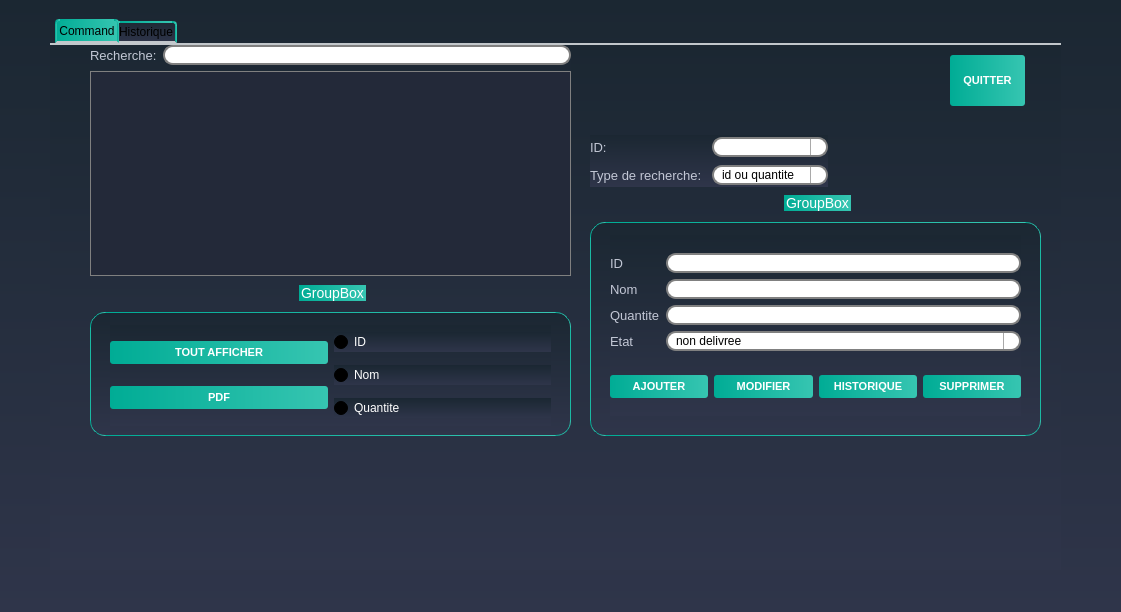
<?xml version="1.0" encoding="UTF-8"?>
<ui version="4.0">
 <class>Command</class>
 <widget class="QDialog" name="Command">
  <property name="geometry">
   <rect>
    <x>0</x>
    <y>0</y>
    <width>1121</width>
    <height>612</height>
   </rect>
  </property>
  <property name="windowTitle">
   <string>Dialog</string>
  </property>
  <property name="styleSheet">
   <string notr="true">QWidget

{

	background-color: qlineargradient(spread:repeat, x1:1, y1:0, x2:1, y2:1, stop:0 rgba(27, 39, 50, 255),stop:1 rgba(47, 53, 74, 255));

	color: #000000;



}





/*-----QLabel-----*/

QLabel

{

	background-color: transparent;

	color: #c2c7d5;

	font-size: 13px;



}





/*-----QPushButton-----*/

QPushButton

{

	background-color: qlineargradient(spread:pad, x1:0, y1:0.511, x2:1, y2:0.511, stop:0 rgba(0, 172, 149, 255),stop:0.995192 rgba(54, 197, 177, 255));

	color: #fff;

	font-size: 11px;

	font-weight: bold;

	border: none;

	border-radius: 3px;

	padding: 5px;



}





QPushButton::pressed

{

	background-color: qlineargradient(spread:pad, x1:0, y1:0.511, x2:1, y2:0.511, stop:0 rgba(0, 207, 179, 255),stop:1 rgba(70, 255, 230, 255));



}





/*-----QCheckBox-----*/

QCheckBox

{

	background-color: transparent;

	color: #fff;

	font-size: 10px;

	font-weight: bold;

	border: none;

	border-radius: 5px;



}





/*-----QCheckBox-----*/

QCheckBox::indicator

{

    color: #b1b1b1;

    background-color: #323232;

    border: 1px solid darkgray;

    width: 12px;

    height: 12px;



}





QCheckBox::indicator:checked

{

    image:url(&quot;./ressources/check.png&quot;);

	background-color: qlineargradient(spread:pad, x1:0, y1:0.511, x2:1, y2:0.511, stop:0 rgba(0, 172, 149, 255),stop:0.995192 rgba(54, 197, 177, 255));;

    border: 1px solid #607cff;



}





QCheckBox::indicator:unchecked:hover

{

    border: 1px solid #08b099;



}





QCheckBox::disabled

{

	color: #656565;



}





QCheckBox::indicator:disabled

{

	background-color: #656565;

	color: #656565;

    border: 1px solid #656565;



}





/*-----QLineEdit-----*/

QLineEdit

{

	background-color: #c2c7d5;

	color: #000;

	font-weight: bold;

	border: none;

	border-radius: 2px;

	padding: 3px;



}







/*-----QListView-----*/

QListView

{

	background-color: qlineargradient(spread:pad, x1:1, y1:0, x2:1, y2:1, stop:0 rgba(50, 61, 80, 255),stop:1 rgba(44, 49, 69, 255));

	color: #fff;

	font-size: 12px;

	font-weight: bold;

	border: 1px solid #191919;

	show-decoration-selected: 0;



}





QListView::item

{

	color: #31cecb;

	background-color: #454e5e;

	border: none;

	padding: 5px;

	border-radius: 0px;

	padding-left : 10px;

	height: 42px;



}



QListView::item:selected

{

	color: #31cecb;

	background-color: #454e5e;



}





QListView::item:!selected

{

	color:white;

	background-color: transparent;

	border: none;

	padding-left : 10px;



}





QListView::item:!selected:hover

{

	color: #bbbcba;

	background-color: #454e5e;

	border: none;

	padding-left : 10px;



}





/*-----QTreeView-----*/

QTreeView 

{

	background-color: #232939;

	show-decoration-selected: 0;

	color: #c2c8d7;



}





QTreeView::item 

{

	border-top-color: transparent;

	border-bottom-color: transparent;



}





QTreeView::item:hover 

{

	background-color: #606060;

	color: #fff;



}





QTreeView::item:selected 

{

	background-color: #0ab19a;

	color: #fff;



}





QTreeView::item:selected:active

{

	background-color: #0ab19a;

	color: #fff;



}





QTreeView::branch:has-children:!has-siblings:closed,

QTreeView::branch:closed:has-children:has-siblings 

{

	image: url(://tree-closed.png);



}



QTreeView::branch:open:has-children:!has-siblings,

QTreeView::branch:open:has-children:has-siblings  

{

	image: url(://tree-open.png);



}





/*-----QTableView &amp; QTableWidget-----*/

QTableView

{

    background-color: #232939;

	border: 1px solid gray;

    color: #f0f0f0;

    gridline-color: #232939;

    outline : 0;



}





QTableView::disabled

{

    background-color: #242526;

    border: 1px solid #32414B;

    color: #656565;

    gridline-color: #656565;

    outline : 0;



}





QTableView::item:hover 

{

    background-color: #606060;

    color: #f0f0f0;



}





QTableView::item:selected 

{

	background-color: #0ab19a;

    color: #F0F0F0;



}





QTableView::item:selected:disabled

{

    background-color: #1a1b1c;

    border: 2px solid #525251;

    color: #656565;



}





QTableCornerButton::section

{

	background-color: #343a49;

    color: #fff;



}





QHeaderView::section

{

	color: #fff;

	border-top: 0px;

	border-bottom: 1px solid gray;

	border-right: 1px solid gray;

	background-color: #343a49;

    margin-top:1px;

	margin-bottom:1px;

	padding: 5px;



}





QHeaderView::section:disabled

{

    background-color: #525251;

    color: #656565;



}





QHeaderView::section:checked

{

    color: #fff;

    background-color: #0ab19a;



}





QHeaderView::section:checked:disabled

{

    color: #656565;

    background-color: #525251;



}





QHeaderView::section::vertical::first,

QHeaderView::section::vertical::only-one

{

    border-top: 1px solid #353635;



}





QHeaderView::section::vertical

{

    border-top: 1px solid #353635;



}





QHeaderView::section::horizontal::first,

QHeaderView::section::horizontal::only-one

{

    border-left: 1px solid #353635;



}





QHeaderView::section::horizontal

{

    border-left: 1px solid #353635;



}





/*-----QScrollBar-----*/

QScrollBar:horizontal 

{

    background-color: transparent;

    height: 8px;

    margin: 0px;

    padding: 0px;



}





QScrollBar::handle:horizontal 

{

    border: none;

	min-width: 100px;

    background-color: #56576c;



}





QScrollBar::add-line:horizontal, 

QScrollBar::sub-line:horizontal,

QScrollBar::add-page:horizontal, 

QScrollBar::sub-page:horizontal 

{

    width: 0px;

    background-color: transparent;



}





QScrollBar:vertical 

{

    background-color: transparent;

    width: 8px;

    margin: 0;



}





QScrollBar::handle:vertical 

{

    border: none;

	min-height: 100px;

    background-color: #56576c;



}





QScrollBar::add-line:vertical, 

QScrollBar::sub-line:vertical,

QScrollBar::add-page:vertical, 

QScrollBar::sub-page:vertical 

{

    height: 0px;

    background-color: transparent;



}

QGroupBox  {

    border: 1px solid gray;

    border-color: qlineargradient(spread:pad, x1:0, y1:0.511, x2:1, y2:0.511, stop:0 rgba(0, 172, 149, 255),stop:0.995192 rgba(54, 197, 177, 255));;

    margin-top: 27px;

    font-size: 14px;

    border-radius: 15px;

}



QGroupBox::title  {

    subcontrol-origin: margin;

    subcontrol-position: top center;

    padding: 5px 8000px 5px 8000px;

    background-color: qlineargradient(spread:pad, x1:0, y1:0.511, x2:1, y2:0.511, stop:0 rgba(0, 172, 149, 255),stop:0.995192 rgba(54, 197, 177, 255));;

    color: rgb(255, 255, 255);

}

QLineEdit {

    border: 2px solid gray;

    border-radius: 10px;

    padding: 0 8px;

    background: white;

    selection-background-color: darkgray;

}

QComboBox {

    border: 2px solid grey;

    border-radius: 10px;

    padding: 0 8px;

    min-width: 6em;

}



QComboBox:editable {

    background: white;

}



QComboBox:!editable, QComboBox::drop-down:editable {

     background: white;

}



/* QComboBox gets the &quot;on&quot; state when the popup is open */

QComboBox:!editable:on, QComboBox::drop-down:editable:on {

    background: qlineargradient(x1: 0, y1: 0, x2: 0, y2: 1,

                                stop: 0 #D3D3D3, stop: 0.4 #D8D8D8,

                                stop: 0.5 #DDDDDD, stop: 1.0 #E1E1E1);

}



QComboBox:on { /* shift the text when the popup opens */

    padding-top: 3px;

    padding-left: 4px;

}



QComboBox::drop-down {

    subcontrol-origin: padding;

    subcontrol-position: top right;

    width: 15px;



    border-left-width: 1px;

    border-left-color: darkgray;

    border-left-style: solid; /* just a single line */

    border-top-right-radius: 10px; /* same radius as the QComboBox */

    border-bottom-right-radius: 10px;

}



QComboBox::down-arrow {

    image: url(/usr/share/icons/crystalsvg/16x16/actions/1downarrow.png);

}



QComboBox::down-arrow:on { /* shift the arrow when popup is open */

    top: 1px;

    left: 1px;

}

QComboBox QAbstractItemView {

    border: 2px solid gray;

    selection-background-color: lightgray;

}

QTabWidget::pane { /* The tab widget frame */

    border-top: 2px solid #C2C7CB;

}



QTabWidget::tab-bar {

    left: 5px; /* move to the right by 5px */

}



/* Style the tab using the tab sub-control. Note that

    it reads QTabBar _not_ QTabWidget */

QTabBar::tab {

    background: qlineargradient(x1: 0, y1: 0, x2: 0, y2: 1,

                                stop: 0 #E1E1E1, stop: 0.4 #DDDDDD,

                                stop: 0.5 #D8D8D8, stop: 1.0 #D3D3D3);

    border: 2px solid qlineargradient(spread:pad, x1:0, y1:0.511, x2:1, y2:0.511, stop:0 rgba(0, 172, 149, 255),stop:0.995192 rgba(54, 197, 177, 255));;

    border-bottom-color: #C2C7CB; /* same as the pane color */

    border-top-left-radius: 4px;

    border-top-right-radius: 4px;

    min-width: 8ex;

    padding: 2px;

}



QTabBar::tab:selected, QTabBar::tab:hover {

    background: qlineargradient(spread:pad, x1:0, y1:0.511, x2:1, y2:0.511, stop:0 rgba(0, 172, 149, 255),stop:0.995192 rgba(54, 197, 177, 255));

}



QTabBar::tab:selected {

    border-color:qlineargradient(spread:pad, x1:0, y1:0.511, x2:1, y2:0.511, stop:0 rgba(0, 172, 149, 255),stop:0.995192 rgba(54, 197, 177, 255));

    border-bottom-color: #C2C7CB; /* same as pane color */

}



QTabBar::tab:!selected {

    margin-top: 2px; /* make non-selected tabs look smaller */

}



/* make use of negative margins for overlapping tabs */

QTabBar::tab:selected {

    /* expand/overlap to the left and right by 4px */

    margin-left: -4px;

    margin-right: -4px;

}



QTabBar::tab:first:selected {

    margin-left: 0; /* the first selected tab has nothing to overlap with on the left */

}



QTabBar::tab:last:selected {

    margin-right: 0; /* the last selected tab has nothing to overlap with on the right */

}



QTabBar::tab:only-one {

    margin: 0; /* if there is only one tab, we don't want overlapping margins */

}

QRadioButton{



	color:white;

	font:solid;

}

QDateEdit

{

    background-color: white;

	border: 2px solid grey;

    border-radius: 10px;

    padding: 0 8px;

    spacing: 5px; 

    min-width: 6em;

}





QDateEdit::drop-down {

    image: url(:/new/myapp/cbarrowdn.png);

    width:50px;

    height:15px;

    subcontrol-position: right top;

    subcontrol-origin:margin;

    background-color: white;

   	border: 2px solid grey;

    border-radius: 10px;

    padding: 0 8px;

    spacing: 5px; 

    min-width: 6em;

   spacing: 5px; 

}</string>
  </property>
  <widget class="QTabWidget" name="tabWidget">
   <property name="geometry">
    <rect>
     <x>50</x>
     <y>19</y>
     <width>1011</width>
     <height>551</height>
    </rect>
   </property>
   <property name="currentIndex">
    <number>0</number>
   </property>
   <widget class="QWidget" name="tab">
    <attribute name="title">
     <string>Command</string>
    </attribute>
    <widget class="QGroupBox" name="groupBox">
     <property name="geometry">
      <rect>
       <x>40</x>
       <y>240</y>
       <width>481</width>
       <height>151</height>
      </rect>
     </property>
     <property name="title">
      <string>GroupBox</string>
     </property>
     <widget class="QWidget" name="">
      <property name="geometry">
       <rect>
        <x>20</x>
        <y>40</y>
        <width>441</width>
        <height>101</height>
       </rect>
      </property>
      <layout class="QHBoxLayout" name="horizontalLayout_4">
       <item>
        <layout class="QVBoxLayout" name="verticalLayout_5">
         <item>
          <widget class="QPushButton" name="tout_afficher_com">
           <property name="text">
            <string>TOUT AFFICHER</string>
           </property>
          </widget>
         </item>
         <item>
          <widget class="QPushButton" name="pdf_com">
           <property name="text">
            <string>PDF</string>
           </property>
          </widget>
         </item>
        </layout>
       </item>
       <item>
        <layout class="QVBoxLayout" name="verticalLayout_6">
         <item>
          <widget class="QRadioButton" name="tri_id_com">
           <property name="text">
            <string>ID</string>
           </property>
          </widget>
         </item>
         <item>
          <widget class="QRadioButton" name="tri_nom_com">
           <property name="text">
            <string>Nom</string>
           </property>
          </widget>
         </item>
         <item>
          <widget class="QRadioButton" name="tri_quantite_com">
           <property name="text">
            <string>Quantite</string>
           </property>
          </widget>
         </item>
        </layout>
       </item>
      </layout>
     </widget>
    </widget>
    <widget class="QGroupBox" name="groupBox_2">
     <property name="geometry">
      <rect>
       <x>540</x>
       <y>150</y>
       <width>451</width>
       <height>241</height>
      </rect>
     </property>
     <property name="title">
      <string>GroupBox</string>
     </property>
     <widget class="QWidget" name="">
      <property name="geometry">
       <rect>
        <x>20</x>
        <y>40</y>
        <width>411</width>
        <height>181</height>
       </rect>
      </property>
      <layout class="QVBoxLayout" name="verticalLayout_4">
       <item>
        <layout class="QHBoxLayout" name="horizontalLayout_2">
         <item>
          <layout class="QVBoxLayout" name="verticalLayout_3">
           <item>
            <widget class="QLabel" name="label_2">
             <property name="text">
              <string>ID</string>
             </property>
            </widget>
           </item>
           <item>
            <widget class="QLabel" name="label_3">
             <property name="text">
              <string>Nom</string>
             </property>
            </widget>
           </item>
           <item>
            <widget class="QLabel" name="label_4">
             <property name="text">
              <string>Quantite</string>
             </property>
            </widget>
           </item>
           <item>
            <widget class="QLabel" name="label_5">
             <property name="text">
              <string>Etat</string>
             </property>
            </widget>
           </item>
          </layout>
         </item>
         <item>
          <layout class="QVBoxLayout" name="verticalLayout_2">
           <item>
            <widget class="QLineEdit" name="line_id_cmd"/>
           </item>
           <item>
            <widget class="QLineEdit" name="line_nom_cmd"/>
           </item>
           <item>
            <widget class="QLineEdit" name="line_quant_cmd"/>
           </item>
           <item>
            <widget class="QComboBox" name="comboBox_etat_cmd">
             <item>
              <property name="text">
               <string>non delivree</string>
              </property>
             </item>
             <item>
              <property name="text">
               <string>delivree</string>
              </property>
             </item>
            </widget>
           </item>
          </layout>
         </item>
        </layout>
       </item>
       <item>
        <layout class="QHBoxLayout" name="horizontalLayout_3">
         <item>
          <widget class="QPushButton" name="btn_ajout_cmd">
           <property name="text">
            <string>AJOUTER</string>
           </property>
          </widget>
         </item>
         <item>
          <widget class="QPushButton" name="btn_modif_cmd">
           <property name="text">
            <string>MODIFIER</string>
           </property>
          </widget>
         </item>
         <item>
          <widget class="QPushButton" name="btn_historique">
           <property name="text">
            <string>HISTORIQUE</string>
           </property>
          </widget>
         </item>
         <item>
          <widget class="QPushButton" name="btn_sup_cmd">
           <property name="text">
            <string>SUPPRIMER</string>
           </property>
          </widget>
         </item>
        </layout>
       </item>
      </layout>
     </widget>
    </widget>
    <widget class="QPushButton" name="quitter_cmd">
     <property name="geometry">
      <rect>
       <x>900</x>
       <y>10</y>
       <width>75</width>
       <height>51</height>
      </rect>
     </property>
     <property name="text">
      <string>QUITTER</string>
     </property>
    </widget>
    <widget class="QLabel" name="label_info_cmd">
     <property name="geometry">
      <rect>
       <x>50</x>
       <y>430</y>
       <width>941</width>
       <height>16</height>
      </rect>
     </property>
     <property name="text">
      <string/>
     </property>
    </widget>
    <widget class="QWidget" name="">
     <property name="geometry">
      <rect>
       <x>40</x>
       <y>0</y>
       <width>481</width>
       <height>231</height>
      </rect>
     </property>
     <layout class="QVBoxLayout" name="verticalLayout">
      <item>
       <layout class="QHBoxLayout" name="horizontalLayout">
        <item>
         <widget class="QLabel" name="label">
          <property name="text">
           <string>Recherche:</string>
          </property>
         </widget>
        </item>
        <item>
         <widget class="QLineEdit" name="line_rech_com"/>
        </item>
       </layout>
      </item>
      <item>
       <widget class="QTableView" name="tabCommand"/>
      </item>
     </layout>
    </widget>
    <widget class="QWidget" name="">
     <property name="geometry">
      <rect>
       <x>540</x>
       <y>90</y>
       <width>238</width>
       <height>52</height>
      </rect>
     </property>
     <layout class="QVBoxLayout" name="verticalLayout_7">
      <item>
       <layout class="QHBoxLayout" name="horizontalLayout_5">
        <item>
         <widget class="QLabel" name="label_6">
          <property name="text">
           <string>ID:</string>
          </property>
         </widget>
        </item>
        <item>
         <widget class="QComboBox" name="comboBox_modif_cmd"/>
        </item>
       </layout>
      </item>
      <item>
       <layout class="QHBoxLayout" name="horizontalLayout_6">
        <item>
         <widget class="QLabel" name="label_7">
          <property name="text">
           <string>Type de recherche:</string>
          </property>
         </widget>
        </item>
        <item>
         <widget class="QComboBox" name="comboBox_rech_cmd">
          <item>
           <property name="text">
            <string>id ou quantite</string>
           </property>
          </item>
          <item>
           <property name="text">
            <string>nom</string>
           </property>
          </item>
         </widget>
        </item>
       </layout>
      </item>
     </layout>
    </widget>
   </widget>
   <widget class="QWidget" name="tab_2">
    <attribute name="title">
     <string>Historique</string>
    </attribute>
    <widget class="QTableWidget" name="tabhist">
     <property name="geometry">
      <rect>
       <x>70</x>
       <y>40</y>
       <width>831</width>
       <height>321</height>
      </rect>
     </property>
    </widget>
   </widget>
  </widget>
 </widget>
 <resources/>
 <connections/>
</ui>
